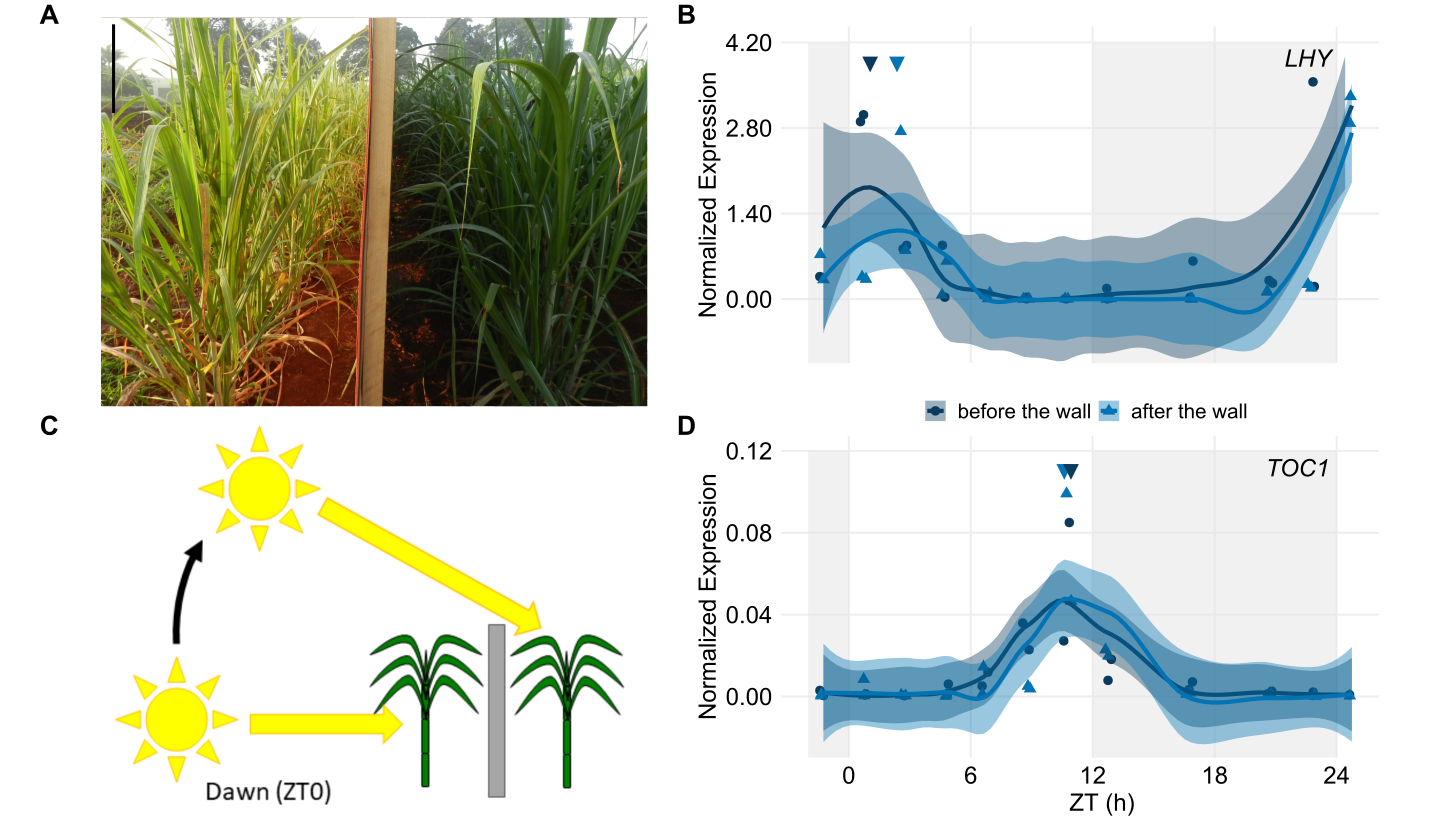

Write the R code that produced this figure.
library(ggplot2)
library(scales)
library(reshape2)
library(cowplot)
theme_set(theme_minimal_grid())
library(png)
library(grid)
library(RColorBrewer)
library(magick)


#export 1100 x 800

C3_line = "solid"
C4_line = "solid"
#blue
C3 <- "#0B3C5D"
C4 <- "#0375B4"

#Figure6A
photo_wall <- cowplot::ggdraw() + cowplot::draw_image("Figure6_photo_wall.png", scale = 0.9)


#Figure6B
wall_LHY_timecourses <- read.csv("Figure6_wall_LHY.txt", sep="\t")
wall_LHY_timecourses$Campo = factor(wall_LHY_timecourses$Campo, levels=c("before the wall", "after the wall"))
wall_LHY <- ggplot(data=wall_LHY_timecourses, aes(x=CT, y=LHY, group=Campo, linetype=Campo)) +
  annotate("rect", xmin = -2, xmax = 0, ymin = -1.05, ymax = 4.2, alpha = .5, fill = "#e3e3e3")+
  annotate("rect", xmin = 12, xmax = 24, ymin = -1.05, ymax = 4.2, alpha = .5, , fill = "#e3e3e3")+
  geom_jitter(aes(col=Campo, shape = Campo),position=position_jitter(0.2), size = 3) +
  stat_smooth(aes(group = Campo, colour = Campo, fill=Campo, outfit=fit2<<-..y..),method="loess",  span = 0.5, size = 1.5)+
  scale_colour_manual(values=c(C3, C4))+
  scale_fill_manual(values=c(C3, C4))+
  scale_linetype_manual(values=c(C3_line, C4_line)) +
  annotate("text", x = 2.37, y = 3.85, label = "\u25bc", size = 6, colour=C4)+
  annotate("text", x = 1.05, y = 3.85, label = "\u25bc", size = 6, colour=C3)+
  annotate("text", x = 21, y = 3.99, label = "italic(LHY)", size = 6, parse=TRUE)+
  scale_x_continuous(breaks=seq(0,24,6), name="ZT (h)", limits=c(-2, 24.75))+
  scale_y_continuous(breaks=seq(0,4.2,1.4), name="Normalized Expression", limits=c(-1.05,4.2), labels = scales::number_format(accuracy = 0.01), expand = expansion(mult = c(0, 0.05)))+
  theme(panel.grid.major = element_line(colour = "#efefef", size = 0.75), 
        text = element_text(size=18), 
        axis.ticks = element_blank(),
        axis.line = element_blank(),
        #axis.text.x = element_text(size=18),
        axis.text.x = element_blank(),
        axis.title.x = element_blank(),
        axis.text.y = element_text(size=18),
        #axis.text.y = element_blank(),
        #axis.title.y = element_blank(),
        legend.position = "bottom",
        legend.title = element_blank()
  )
wall_LHY

#method to identify the peak and though of the smoothed fit in C3
fit2 <- data.frame(fit2)
fit3 <- fit2[1:40, ]
fit4 <- fit2[81:120, ]
fit5 <- cbind(fit3, fit4)
fit5 <- data.frame(fit5)
maxFS0 <- data.frame(which(fit5 == max(fit5$fit3), arr.ind=TRUE))
maxFS <- ((maxFS0$row-1)*26/79)-1.25
maxAS0 <- data.frame(which(fit5 == max(fit5$fit4), arr.ind=TRUE))
maxAS <- ((maxAS0$row-1)*26/79)-1.25
minFS0 <- data.frame(which(fit5 == min(fit5$fit3), arr.ind=TRUE))
minFS <- ((minFS0$row-1)*26/79)-1.25
minAS0 <- data.frame(which(fit5 == min(fit5$fit4), arr.ind=TRUE))
minAS <- ((minAS0$row-1)*26/79)-1.25
FinalMaxMin <- cbind(maxFS, minFS, maxAS, minAS)
round(FinalMaxMin)


#Figure6C
cartoon_wall <- cowplot::ggdraw() + cowplot::draw_image("Figure6_cartoon.png", scale = 0.9)

#Figure6D
wall_TOC1_timecourses <- read.csv("Figure6_wall_TOC1.txt", sep="\t")
wall_TOC1_timecourses$Campo = factor(wall_TOC1_timecourses$Campo, levels=c("before the wall", "after the wall"))
wall_TOC1 <- ggplot(data=wall_TOC1_timecourses, aes(x=CT, y=TOC1, group=Campo, linetype=Campo)) +
  annotate("rect", xmin = -2, xmax = 0, ymin = -0.03, ymax = 0.12, alpha = .5, fill = "#e3e3e3")+
  annotate("rect", xmin = 12, xmax = 24, ymin = -0.03, ymax = 0.12, alpha = .5, fill = "#e3e3e3")+
  geom_jitter(aes(col=Campo, shape = Campo),position=position_jitter(0.2), size = 3) +
  stat_smooth(aes(group = Campo, colour = Campo, fill=Campo, outfit=fit2<<-..y..),method="loess",  span = 0.5, size = 1.5)+
  scale_colour_manual(values=c(C3, C4))+
  scale_fill_manual(values=c(C3, C4))+
  scale_linetype_manual(values=c(C3_line, C4_line)) +
  annotate("text", x = 10.60, y = 0.11, label = "\u25bc", size = 6, colour=C4)+
  annotate("text", x = 10.93, y = 0.11, label = "\u25bc", size = 6, colour=C3)+
  annotate("text", x = 21, y = 0.114, label = "italic(TOC1)", size = 6, parse=TRUE)+
  scale_x_continuous(breaks=seq(0,24,6), name="ZT (h)", limits=c(-2, 24.75))+
  scale_y_continuous(breaks=seq(0,0.12,0.04), name="Normalized Expression", limits=c(-0.03,0.12), labels = scales::number_format(accuracy = 0.01), expand = expansion(mult = c(0, 0.05)))+
  theme(panel.grid.major = element_line(colour = "#efefef", size = 0.75), 
        text = element_text(size=18), 
        axis.ticks = element_blank(),
        axis.line = element_blank(),
        axis.text.x = element_text(size=18),
        #axis.text.x = element_blank(),
        #axis.title.x = element_blank(),
        axis.text.y = element_text(size=18),
        #axis.text.y = element_blank(),
        #axis.title.y = element_blank(),
        legend.position = "none"
  )
wall_TOC1

#method to identify the peak and though of the smoothed fit in C3
fit2 <- data.frame(fit2)
fit3 <- fit2[1:80, ]
fit4 <- fit2[81:160, ]
fit5 <- cbind(fit3, fit4)
fit5 <- data.frame(fit5)
maxFS0 <- data.frame(which(fit5 == max(fit5$fit3), arr.ind=TRUE))
maxFS <- ((maxFS0$row-1)*26/79)-1.25
maxAS0 <- data.frame(which(fit5 == max(fit5$fit4), arr.ind=TRUE))
maxAS <- ((maxAS0$row-1)*26/79)-1.25
minFS0 <- data.frame(which(fit5 == min(fit5$fit3), arr.ind=TRUE))
minFS <- ((minFS0$row-1)*26/79)-1.25
minAS0 <- data.frame(which(fit5 == min(fit5$fit4), arr.ind=TRUE))
minAS <- ((minAS0$row-1)*26/79)-1.25
FinalMaxMin <- cbind(maxFS, minFS, maxAS, minAS)
round(FinalMaxMin)

#FinalMaxMin
#maxFS    minFS    maxAS    minAS
#10.5981 1.382911 10.92722 18.16772

panelAC <- plot_grid(photo_wall, cartoon_wall, labels = c("A", "C"), ncol = 1, align = "none", rel_widths = c(1, 1),rel_heights = c(1,1),label_size = 20)
panelAC

panelBD <- plot_grid(wall_LHY, wall_TOC1, labels = c("B", "D"), ncol = 1, align = "none", rel_widths = c(1, 1),rel_heights = c(1,1),label_size = 20)
panelBD

panelABCD <- plot_grid(panelAC, panelBD, labels = c("", ""), ncol = 2, align = "none", rel_widths = c(1, 1),rel_heights = c(1,1),label_size = 20)
panelABCD
